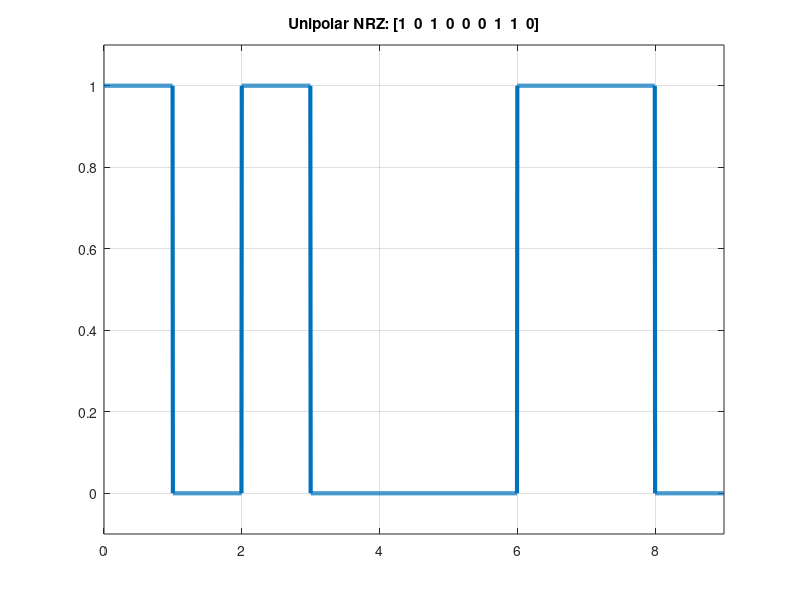

This chart was generated by the following MATLAB code:

bits = [1 0 1 0 0 0 1 1 0];
bitrate = 1; % bits per second
figure;
%[t,s] = unrz(bits,bitrate);

T = length(bits)/bitrate; % full time of bit sequence
n = 200;
N = n*length(bits);
dt = T/N;
t = 0:dt:T;
x = zeros(1,length(t)); % output signal

for i = 0:length(bits)-1
  if bits(i+1) == 1
    x(i*n+1:(i+1)*n) = 1;
  else
    x(i*n+1:(i+1)*n) = 0;
  end
end


plot(t,x,'LineWidth',3);
axis([0 t(end) -0.1 1.1])
grid on;
title(['Unipolar NRZ: [' num2str(bits) ']']);